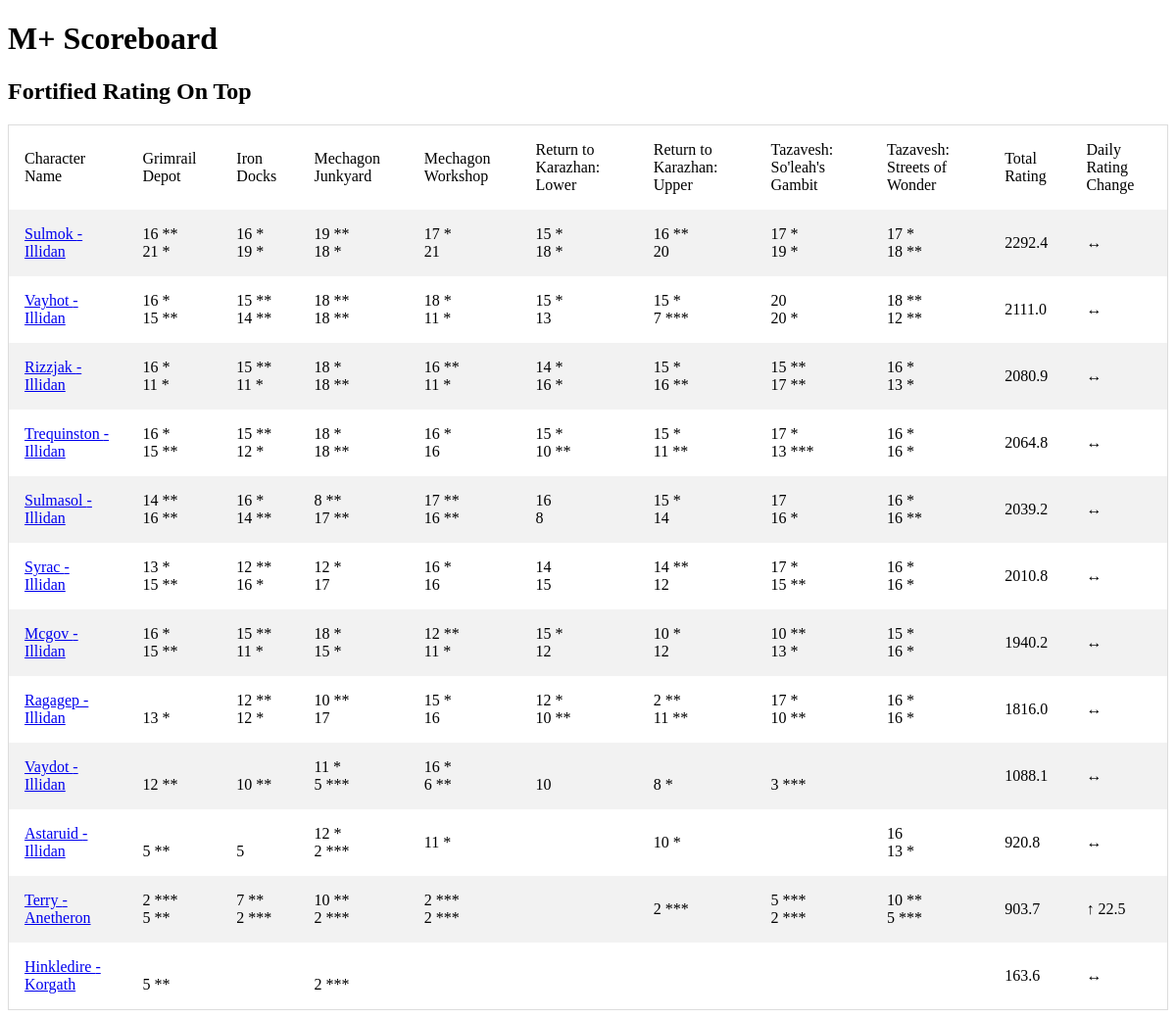
The page / on the database its author committed.
### tables this page shows
CREATE TABLE "season_best_pivot" (
"name" TEXT,
  "realm" TEXT,
  "region" TEXT,
  "Grimrail Depot Fortified" TEXT,
  "Grimrail Depot Tyrannical" TEXT,
  "Iron Docks Fortified" TEXT,
  "Iron Docks Tyrannical" TEXT,
  "Mechagon Junkyard Fortified" TEXT,
  "Mechagon Junkyard Tyrannical" TEXT,
  "Mechagon Workshop Fortified" TEXT,
  "Mechagon Workshop Tyrannical" TEXT,
  "Return to Karazhan: Lower Fortified" TEXT,
  "Return to Karazhan: Lower Tyrannical" TEXT,
  "Return to Karazhan: Upper Fortified" TEXT,
  "Return to Karazhan: Upper Tyrannical" TEXT,
  "Tazavesh: So'leah's Gambit Fortified" TEXT,
  "Tazavesh: So'leah's Gambit Tyrannical" TEXT,
  "Tazavesh: Streets of Wonder Fortified" TEXT,
  "Tazavesh: Streets of Wonder Tyrannical" TEXT,
  "total_rating" REAL
, scoreboard_date text, daily_rating_change float);

CREATE TABLE base_characters (
                name TEXT
                ,realm TEXT
                ,region TEXT
                ,unique_key TEXT UNIQUE
                );

### app.py (the view)
@app.route('/')
def index():
    conn = create_connection()
    cursor  = conn.cursor()
    data = cursor.execute("""select * from base_characters base left join season_best_pivot piv
    on upper(base.name) = upper(piv.name)
    and upper(base.realm) = upper(piv.realm)
    and upper(base.region) = upper(piv.region)
    where scoreboard_date = (select max(scoreboard_date) from season_best_pivot)
    order by total_rating desc""")
    print('hi')
    return render_template('index.html',data=data)

### templates/index.html
<!doctype html>
<link rel="stylesheet" href="{{ url_for('static', filename='style.css') }}">
<html>
<h1>M+ Scoreboard</h1>
<h2>Fortified Rating On Top</h2>
<table>
<tr>
    <td>Character Name</td>
    <td>Grimrail Depot</td>
    <td>Iron Docks</td>
    <td>Mechagon Junkyard</td>
    <td>Mechagon Workshop</td>
    <td>Return to Karazhan: Lower</td>
    <td>Return to Karazhan: Upper</td>
    <td>Tazavesh: So'leah's Gambit</td>
    <td>Tazavesh: Streets of Wonder</td>
    <td>Total Rating</td>
    <td>Daily Rating Change</td>
</tr>
{% for data in data %}
<tr>
    <td><a href="{{url_for('character_name',character_name=data['name'],realm=data['realm'],region=data['region'])}}">{{ data['name'] }} - {{data['realm']}}</a></td>
    <td>{{ data['Grimrail Depot Fortified'] }}<br>
        {{ data['Grimrail Depot Tyrannical'] }}</td>
    <td>{{ data['Iron Docks Fortified'] }} <br>
        {{ data['Iron Docks Tyrannical'] }}</td>
    <td>{{ data['Mechagon Junkyard Fortified'] }}<br>
        {{ data['Mechagon Junkyard Tyrannical'] }}</td>
    <td>{{ data['Mechagon Workshop Fortified'] }}<br>
        {{ data['Mechagon Workshop Tyrannical'] }}</td>
    <td>{{ data['Return to Karazhan: Lower Fortified'] }}<br>
        {{ data['Return to Karazhan: Lower Tyrannical'] }}</td>
    <td>{{ data['Return to Karazhan: Upper Fortified'] }}<br>
        {{ data['Return to Karazhan: Upper Tyrannical'] }}</td>
    <td>{{ data['Tazavesh: So\'leah\'s Gambit Fortified'] }}<br>
        {{ data['Tazavesh: So\'leah\'s Gambit Tyrannical'] }}</td>
    <td>{{ data['Tazavesh: Streets of Wonder Fortified'] }}<br>
        {{ data['Tazavesh: Streets of Wonder Tyrannical'] }}</td>
   <td>{{ data['total_rating'] }}</td>
   {% if data['daily_rating_change'] > 0 %}
     <td>&uarr; {{ data['daily_rating_change'] }}</td>
   {% elif data['daily_rating_change']  < 0 %}
     <td>&darr;{{ data['daily_rating_change'] }}</td>
   {% else %}
     <td>&harr;</td>
   {% endif %}
{% endfor %}
</table>
</html>

### static/style.css (style rules this page uses)
table { border-collapse: collapse; border-spacing: 0; width: 100%; border: 1px solid #ddd; }
th, td { text-align: left; padding: 16px; }
tr:nth-child(even) { background-color: #f2f2f2; }

### rows shown on the page
season_best_pivot: name "Sulmok", realm "Illidan", Grimrail Depot Fortified "16 **", Grimrail Depot Tyrannical "21 *", Iron Docks Fortified "16 *", Iron Docks Tyrannical "19 *", Mechagon Junkyard Fortified "19 **", Mechagon Junkyard Tyrannical "18 *", Mechagon Workshop Fortified "17 *", Mechagon Workshop Tyrannical "21", data "15 *", data "18 *", data "16 **", data "20", data "17 *", data "19 *", data "18 **", total_rating "2292.4"
season_best_pivot: name "Vayhot", realm "Illidan", Grimrail Depot Fortified "16 *", Grimrail Depot Tyrannical "15 **", Iron Docks Fortified "15 **", Iron Docks Tyrannical "14 **", Mechagon Junkyard Fortified "18 **", Mechagon Junkyard Tyrannical "18 **", Mechagon Workshop Fortified "18 *", Mechagon Workshop Tyrannical "11 *", data "15 *", data "13", data "7 ***", data "20", data "20 *", data "18 **", data "12 **", total_rating "2111.0"
season_best_pivot: name "Rizzjak", realm "Illidan", Grimrail Depot Fortified "16 *", Grimrail Depot Tyrannical "11 *", Iron Docks Fortified "15 **", Iron Docks Tyrannical "11 *", Mechagon Junkyard Fortified "18 *", Mechagon Junkyard Tyrannical "18 **", Mechagon Workshop Fortified "16 **", Mechagon Workshop Tyrannical "11 *", data "14 *", data "16 *", data "15 *", data "16 **", data "15 **", data "17 **", data "13 *", total_rating "2080.9"
season_best_pivot: name "Trequinston", realm "Illidan", Grimrail Depot Fortified "16 *", Grimrail Depot Tyrannical "15 **", Iron Docks Fortified "15 **", Iron Docks Tyrannical "12 *", Mechagon Junkyard Fortified "18 *", Mechagon Junkyard Tyrannical "18 **", Mechagon Workshop Fortified "16 *", Mechagon Workshop Tyrannical "16", data "15 *", data "10 **", data "11 **", data "17 *", data "13 ***", data "16 *", total_rating "2064.8"
season_best_pivot: name "Sulmasol", realm "Illidan", Grimrail Depot Fortified "14 **", Grimrail Depot Tyrannical "16 **", Iron Docks Fortified "16 *", Iron Docks Tyrannical "14 **", Mechagon Junkyard Fortified "8 **", Mechagon Junkyard Tyrannical "17 **", Mechagon Workshop Fortified "17 **", Mechagon Workshop Tyrannical "16 **", data "16", data "8", data "15 *", data "14", data "17", data "16 *", data "16 **", total_rating "2039.2"
season_best_pivot: name "Syrac", realm "Illidan", Grimrail Depot Fortified "13 *", Grimrail Depot Tyrannical "15 **", Iron Docks Fortified "12 **", Iron Docks Tyrannical "16 *", Mechagon Junkyard Fortified "12 *", Mechagon Junkyard Tyrannical "17", Mechagon Workshop Fortified "16 *", Mechagon Workshop Tyrannical "16", data "14", data "15", data "14 **", data "12", data "17 *", data "15 **", data "16 *", total_rating "2010.8"
season_best_pivot: name "Mcgov", realm "Illidan", Grimrail Depot Fortified "16 *", Grimrail Depot Tyrannical "15 **", Iron Docks Fortified "15 **", Iron Docks Tyrannical "11 *", Mechagon Junkyard Fortified "18 *", Mechagon Junkyard Tyrannical "15 *", Mechagon Workshop Fortified "12 **", Mechagon Workshop Tyrannical "11 *", data "15 *", data "12", data "10 *", data "10 **", data "13 *", data "16 *", total_rating "1940.2"
season_best_pivot: name "Ragagep", realm "Illidan", Grimrail Depot Tyrannical "13 *", Iron Docks Fortified "12 **", Iron Docks Tyrannical "12 *", Mechagon Junkyard Fortified "10 **", Mechagon Junkyard Tyrannical "17", Mechagon Workshop Fortified "15 *", Mechagon Workshop Tyrannical "16", data "12 *", data "10 **", data "2 **", data "11 **", data "17 *", data "16 *", total_rating "1816.0"
season_best_pivot: name "Vaydot", realm "Illidan", Grimrail Depot Tyrannical "12 **", Iron Docks Tyrannical "10 **", Mechagon Junkyard Fortified "11 *", Mechagon Junkyard Tyrannical "5 ***", Mechagon Workshop Fortified "16 *", Mechagon Workshop Tyrannical "6 **", data "10", data "8 *", data "3 ***", total_rating "1088.1"
season_best_pivot: name "Astaruid", realm "Illidan", Grimrail Depot Tyrannical "5 **", Iron Docks Tyrannical "5", Mechagon Junkyard Fortified "12 *", Mechagon Junkyard Tyrannical "2 ***", Mechagon Workshop Fortified "11 *", data "10 *", data "16", data "13 *", total_rating "920.8"
season_best_pivot: name "Terry", realm "Anetheron", Grimrail Depot Fortified "2 ***", Grimrail Depot Tyrannical "5 **", Iron Docks Fortified "7 **", Iron Docks Tyrannical "2 ***", Mechagon Junkyard Fortified "10 **", Mechagon Junkyard Tyrannical "2 ***", Mechagon Workshop Fortified "2 ***", Mechagon Workshop Tyrannical "2 ***", data "2 ***", data "5 ***", data "10 **", total_rating "903.7", daily_rating_change "22.5"
season_best_pivot: name "Hinkledire", realm "Korgath", Grimrail Depot Tyrannical "5 **", Mechagon Junkyard Tyrannical "2 ***", total_rating "163.6"
